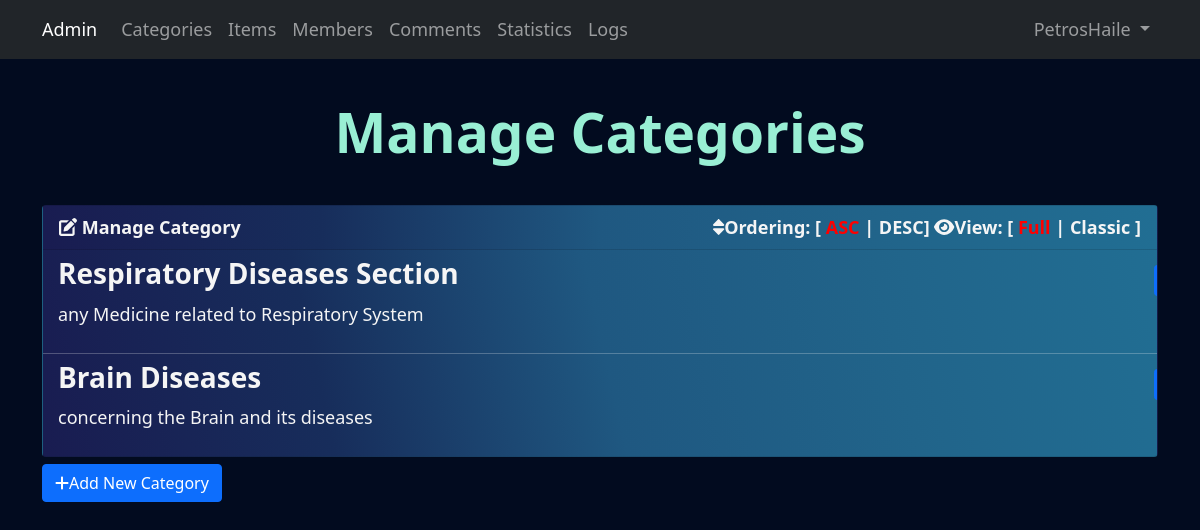
Screenshot of /admin/categories.php (signed in) with the database file from the repository.
### tables this page shows
CREATE TABLE `categories` (
  `CatID` int(11) NOT NULL,
  `Name` varchar(255) NOT NULL,
  `Description` text NOT NULL,
  `Parent` int(11) NOT NULL,
  `Ordering` int(11) NOT NULL
);

### admin/categories.php (the view, shortened to what this page needs)
<?php
if(isset($_SESSION['Username'])){
    include 'init.php';
$action=isset($_GET['action']) ? $_GET['action'] : 'manage';
if($action == 'manage'){
$sort = 'ASC';
$stmt = $conn->prepare("SELECT * FROM categories where Parent = 0 ORDER BY Ordering $sort");
$stmt->execute();
$cats = $stmt->fetchAll();
?>
    <h1 class="text-center">Manage Categories</h1>
    <div class="container categories">
        <div class="card">
            <div class="card-header">
                <i class="fa fa-edit"></i> Manage Category
                <div class="option float-end">
                    <i class="fa fa-sort"></i>Ordering: [
                    <a class="<?php if($sort =='ASC'){echo 'active';} ?>" href="?sort=ASC">ASC</a> |
                    <a class="<?php if($sort =='DESC'){echo 'active';} ?>" href="?sort=DESC">DESC</a>]
                    <i class="fa fa-eye"></i>View: [
                    <span class="active" data-view="full">Full</span> |
                    <span data-view="classic">Classic</span> ]
                </div>
            </div>
            <div class="card-body">
                    <?php
                    foreach($cats as $cat){
                        echo "<div class='cat'>";
                            echo "<div class='hidden-buttons'>";
                                echo "<a href='categories.php?action=edit&catid=" . $cat['CatID'] . "' class='btn btn-sm btn-primary'> <i class='fa fa-edit'> </i>Edit</a>";
                            echo "</div>";
                            echo "<h3>" . $cat['Name'] . "</h3>";
                            echo "<div class='full-view'>";
                                echo "<p>" ;
                                    if($cat['Description'] == '')
                                        {echo 'This category has no Description';}
                                    else{echo $cat['Description'];}
                                echo "</p>";
                            echo "</div>";
                        echo "</div>";
                        echo "<hr>";
                    }
                    ?>
            </div>
        </div>
        <a class="add-category btn btn-primary" href="categories.php?action=add"><i class= "fa fa-plus"></i>Add New Category</a>
    </div>
  <?php
}
include $tpl . 'footer.php';
}
else{
    header('Location: index.php');
    exit();
}
?>

### admin/layout/css/backend.css (style rules this page uses)
body { background-color: #020b1f; font-size: 18px; color: whitesmoke; }
h1 { color: whitesmoke; }
.card { background: -webkit-linear-gradient(top right,#216e93,#21648a,#1f5881,#172d5b,#191c51); }
.card-header { background: -webkit-linear-gradient(top right,#216e93,#21648a,#1f5881,#172d5b,#191c51); }
h1 { font-size: 55px; margin: 40px 0; font-weight: bold; color: #99efd4 ; }
.categories .card-header { color: whitesmoke; font-weight: bold; }
.categories .card-body { padding: 0; }
.categories .option a { color: whitesmoke; text-decoration:none; }
.categories .option span { color: whitesmoke; cursor: pointer; }
.categories .option .active { color: #F00; font-weight: bold; }
.categories hr { margin-top: 0px; margin-bottom: 0px; }
.categories .cat { padding: 15px; padding-top: 7px; position: relative; overflow: hidden; }
.categories .cat .hidden-buttons { -webkit-transition: all .5s ease-in-out; -moz-transition: all .5s ease-in-out; transition: all .5s ease-in-out; position: absolute; top: 15px; right: -133px; }
.categories .cat .hidden-buttons a { margin-right: 5px; }
.categories .cat h3 { margin: 0px; cursor: pointer; font-weight: bold; color: whitesmoke; }
.categories .cat .full-view p { margin: 10px 0; color: whitesmoke; }
.categories .add-category { margin-top: 7px; }

### rows the page displays
categories: Name "Respiratory Diseases Section", Description "any Medicine related to Respiratory System"
categories: Name "Brain Diseases", Description "concerning the Brain and its diseases"

### other values shown
lang('home_admin') "Admin"
lang('categories') "Categories"
lang('items') "Items"
lang('members') "Members"
lang('comments') "Comments"
lang('statistics') "Statistics"
lang('logs') "Logs"
$_SESSION['Username'] "PetrosHaile"
